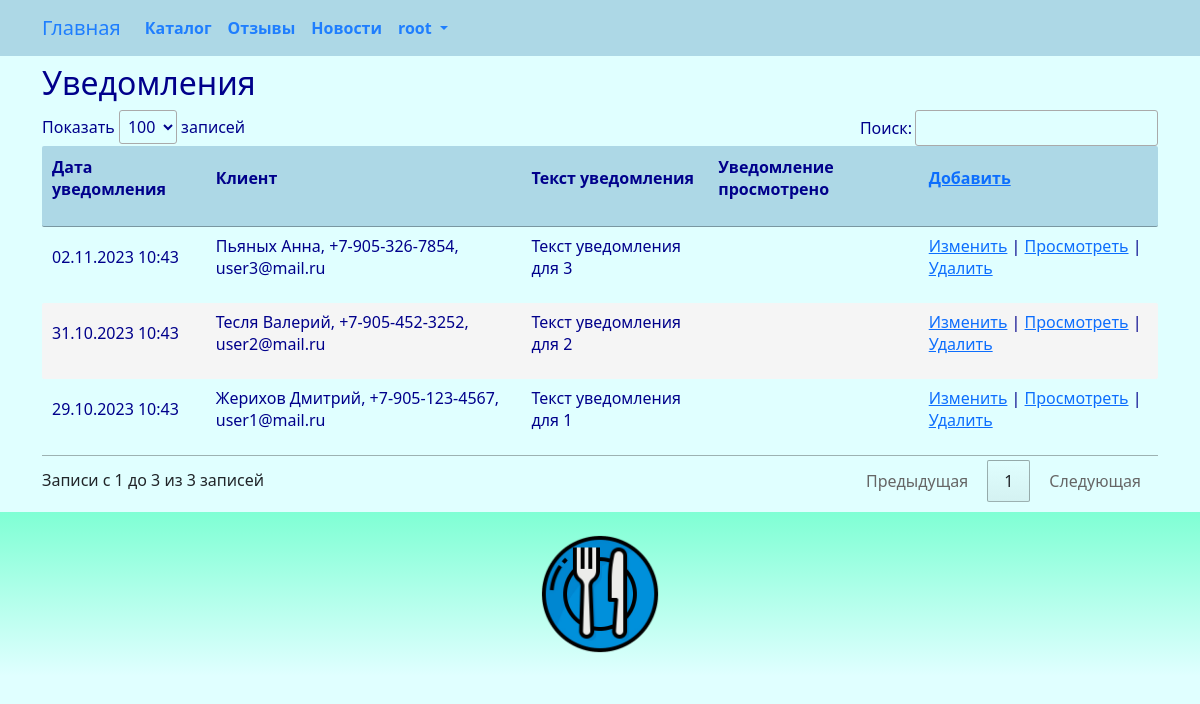
Page /notification/index/ (signed in) on the committed database.
### star/models.py (models this page shows, shortened)
class Notification(models.Model):
    datec = models.DateTimeField(_('notification_create'), auto_now_add=True)
    daten = models.DateTimeField(_('notification_date'))
    client = models.ForeignKey(Client, related_name='notification_client', on_delete=models.CASCADE)
    details = models.TextField(_('notification_details'))
    datev = models.DateTimeField(_('notification_viewed'), blank=True, null=True)
    class Meta:
        db_table = 'notification'
        indexes = [
            models.Index(fields=['daten']),
        ]
        ordering = ['daten']

class Client(models.Model):
    email = models.CharField(_('client_email'), max_length=128)
    password = models.CharField(_('password'), max_length=128)
    name = models.CharField(_('client_name'), max_length=128)
    phone = models.CharField(_('client_phone'), max_length=32)
    birthday = models.DateTimeField(_('birthday'))
    class Meta:
        db_table = 'client'
        indexes = [
            models.Index(fields=['email']),
            models.Index(fields=['name']),
        ]
        ordering = ['name']
    def __str__(self):
        return "{}, {}, {}".format(self.name, self.phone, self.email)

### star/views.py (the view)
# urls.py: path('notification/index/', views.notification_index, name='notification_index'),
@login_required
@group_required("Managers")
def notification_index(request):
    try:
        notification = Notification.objects.all().order_by('-daten')
        return render(request, "notification/index.html", {"notification": notification})
    except Exception as exception:
        print(exception)
        return HttpResponse(exception)

### star/views.py (called while the page is built)
def group_required(*group_names):
    def in_groups(u):
        if u.is_authenticated:
            if bool(u.groups.filter(name__in=group_names)) | u.is_superuser:
                return True
        return False
    return user_passes_test(in_groups, login_url='403')

### templates/notification/index.html (shortened to what this page needs)
{% extends "base.html" %}
{% load i18n %}
{% block content %}
<h2>{% trans "notifications" %}</h2>
{% if notification.count > 0 %}
<div class="row">
	<table id="myTable" class="table-manager" style="width:100%">
		<thead>
			<tr>
				<th><p>{% trans "notification_date" %}</p></th>
				<th><p>{% trans "client" %}</p></th>
				<th><p>{% trans "notification_details" %}</p></th>
				<th><p>{% trans "notification_viewed" %}</p></th>
				<th><p><a href="{% url 'notification_create'%}">{% trans "Add" %}</a></p></th>
			</tr>
		</thead>
		<tbody>
			{% for n in notification %}
			<tr>
				<td>
					<p>{{ n.daten | date:"d.m.Y H:i"}}</p>
				</td>
				<td>
					<p>{{ n.client }}</p>
				</td>
				<td>
					<p>{{ n.details }}</p>
				</td>
				<td>
				</td>
				<td>
					<p>
					<a href="{% url 'notification_edit' n.id %}">{% trans "Change" %}</a> |
					<a href="{% url 'notification_read' n.id %}">{% trans "View" %}</a> |
					<a onclick="return confirm('Удалить запись?')" href="{% url 'notification_delete' n.id %}">{% trans "Delete" %}</a>
					</p>
				</td>
			</tr>
			{% endfor %}
		</tbody>
	</table>
</div>
{% else %}
<a href="{% url 'notification_create'%}">{% trans "Add" %}</a>
{% endif %}
{% endblock content %}

### templates/base.html (shortened to what this page needs)
{% load static %}
{% load i18n %}
<html>
<head>
	<link href="https://cdn.jsdelivr.net/npm/bootstrap@5.0.2/dist/css/bootstrap.min.css" rel="stylesheet">
	<link rel="stylesheet" href="{% static 'css/styles.css' %}" />
	<link rel="stylesheet" href="{% static 'css/choosen.css' %}" />
</head>
<nav class="navbar navbar-expand-lg justify-content-center">
	<div class="container">
		<div class="collapse navbar-collapse" id="mainMenu">
			<ul class="navbar-nav me-auto mb-2 mb-lg-0">
				<a class="navbar-brand" href="{{ HTTP_HOST }}/">{% trans "Home" %}</a>
				<li class="nav-item">
					<a class="nav-link" href="{% url 'catalog_list' %}">{% trans "catalog" %}</a>
				</li>
				<li class="nav-item">
					<a class="nav-link" href="{% url 'review_list' %}">{% trans "reviews" %}</a>
				</li>
				<li class="nav-item">
					<a class="nav-link" href="{% url 'news_list' %}">{% trans "newss" %}</a>
				</li>
				{% if user.is_authenticated %}
				<li class="nav-item dropdown">
					<a class="nav-link dropdown-toggle" href="#" id="navbarDropdown" role="button" data-bs-toggle="dropdown" aria-expanded="false">
						{{ user.username }}
					</a>
				</li>
				{% else %}
				<form class="form-inline ml-auto">
					<a href="{% url 'login' %}" class="btn btn-outline-secondary">{% trans "Log In" %}</a>
				</form>
				{% endif %}
			</ul>
		</div>
	</div>
</nav>
<body>
	<div class="container">
		{% block content%}{% endblock content %}
	</div>
</body>
<footer class="container-fluid text-center bg-lightgray">
	<div class="copyrights">
		<img src="{% static 'images/logo.png' %}" alt="logo" style="height:144px; padding: 10px;">
	</div>
</footer>
<link rel="stylesheet" href="https://cdn.datatables.net/1.11.2/css/jquery.dataTables.min.css">
<link href="{% static 'css/jquery.fancybox.min.css' %}" rel="stylesheet">
</html>

### static/css/styles.css (style rules this page uses)
:root { --navbar-background-color: LightBlue; --navbar-text-color: #1F7EFE; --main-background-color-light: LightCyan; --main-background-color-dark: LightBlue; --main-text-color: DarkBlue; --main-header-color: DarkBlue; --main-text-attention-color: Purple; --footer-background-color-light: LightCyan; --footer-background-color-dark: Aquamarine; --footer-text-color: Teal; --card-background-color-light: LightCyan; --card-background-color-dark: LightBlue; --card-text-color: SeaGreen; --table-background-color-light: LightCyan; --table-background-color-dark: #F5F5F5; --table-text-color: DarkBlue; --star-size: 30px; --star-color: LightYellow; --star-background: Yellow ; }
.navbar { background-color: var(--navbar-background-color); color: var(--navbar-text-color); }
.navbar .navbar-nav, .navbar .navbar-nav .navbar-text { color: var(--navbar-text-color); }
.navbar ul { background-color: var(--navbar-background-color); color: var(--navbar-text-color); }
.navbar li { background-color: var(--navbar-background-color); color: var(--navbar-text-color); }
.navbar a { background-color: var(--navbar-background-color); color: var(--navbar-text-color); }
.navbar-brand { background-color: var(--navbar-background-color); color: var(--navbar-text-color); }
.nav-item { background-color: var(--navbar-background-color); color: var(--navbar-text-color); font-weight: bold; }
body { background-color: var(--main-background-color-light); }
h1, h2, h3, h4, h5, h6 { color: var(--main-header-color); }
p, ul, li, label { color: var(--main-text-color); }
.table-manager tbody { width: 100%; background-color: var(--main-background-color-light); border: none; margin-top: 20px; margin-bottom: 20px; }
.table-manager thead th { background-color: var(--main-background-color-dark); color: var(--main-text-color); font-weight: bold; text-align: left; padding: 10px; }
.table-manager thead tr th:first-child { border-radius: 2px 0 0 2px; }
.table-manager thead tr th:last-child { border-radius: 0 2px 2px 0; }
.table-manager tbody td { text-align: left; border: none; padding: 5px 5px; vertical-align: top; }
.table-manager tbody tr:nth-child(odd) { background: var(--table-background-color-light); }
.table-manager tbody tr:nth-child(even) { background: var(--table-background-color-dark); }
.table-manager tbody tr td:first-child { border-radius: 2px 0 0 2px; }
.table-manager tbody tr td:last-child { border-radius: 0 2px 2px 0; }
footer { background-image: linear-gradient(top, var(--footer-background-color-dark), var(--footer-background-color-light)); background-image: -o-linear-gradient(top, var(--footer-background-color-dark), var(--footer-background-color-light)); background-image: -moz-linear-gradient(top, var(--footer-background-color-dark), var(--footer-background-color-light)); background-image: -webkit-linear-gradient(top, var(--footer-background-color-dark), var(--footer-background-color-light)); margin-top: 10px; padding: 10px; }

### rows in the picture
Notification: daten "02.11.2023 10:43", client "Пьяных Анна, +7-905-326-7854, user3@mail.ru", details "Текст уведомления для 3"
Notification: daten "31.10.2023 10:43", client "Тесля Валерий, +7-905-452-3252, user2@mail.ru", details "Текст уведомления для 2"
Notification: daten "29.10.2023 10:43", client "Жерихов Дмитрий, +7-905-123-4567, user1@mail.ru", details "Текст уведомления для 1"

### other values in the picture
{{ user.username }} "root"
